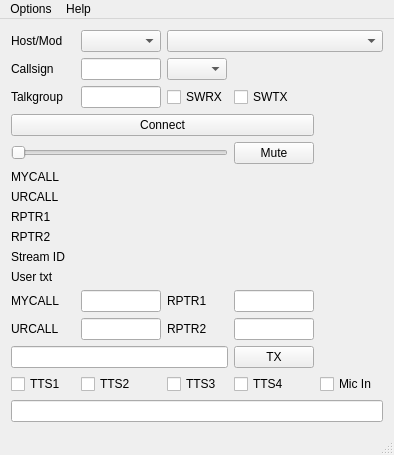
<?xml version="1.0" encoding="UTF-8"?>
<ui version="4.0">
 <class>DudeStar</class>
 <widget class="QMainWindow" name="DudeStar">
  <property name="geometry">
   <rect>
    <x>0</x>
    <y>0</y>
    <width>394</width>
    <height>451</height>
   </rect>
  </property>
  <property name="windowTitle">
   <string>DUDE-Star</string>
  </property>
  <property name="windowIcon">
   <iconset resource="dudestar.qrc">
    <normaloff>:/images/dstar.png</normaloff>:/images/dstar.png</iconset>
  </property>
  <widget class="QWidget" name="centralWidget">
   <layout class="QGridLayout" name="gridLayout_2">
    <item row="12" column="2">
     <widget class="QLabel" name="label_9">
      <property name="sizePolicy">
       <sizepolicy hsizetype="Preferred" vsizetype="Fixed">
        <horstretch>0</horstretch>
        <verstretch>0</verstretch>
       </sizepolicy>
      </property>
      <property name="maximumSize">
       <size>
        <width>80</width>
        <height>16777215</height>
       </size>
      </property>
      <property name="text">
       <string>RPTR1</string>
      </property>
     </widget>
    </item>
    <item row="11" column="1" colspan="2">
     <widget class="QLabel" name="usertxt">
      <property name="sizePolicy">
       <sizepolicy hsizetype="Preferred" vsizetype="Fixed">
        <horstretch>0</horstretch>
        <verstretch>0</verstretch>
       </sizepolicy>
      </property>
      <property name="text">
       <string/>
      </property>
     </widget>
    </item>
    <item row="6" column="1" colspan="2">
     <widget class="QLabel" name="mycall">
      <property name="sizePolicy">
       <sizepolicy hsizetype="Preferred" vsizetype="Fixed">
        <horstretch>0</horstretch>
        <verstretch>0</verstretch>
       </sizepolicy>
      </property>
      <property name="text">
       <string/>
      </property>
     </widget>
    </item>
    <item row="10" column="0">
     <widget class="QLabel" name="label_5">
      <property name="sizePolicy">
       <sizepolicy hsizetype="Preferred" vsizetype="Fixed">
        <horstretch>0</horstretch>
        <verstretch>0</verstretch>
       </sizepolicy>
      </property>
      <property name="maximumSize">
       <size>
        <width>80</width>
        <height>16777215</height>
       </size>
      </property>
      <property name="text">
       <string>Stream ID</string>
      </property>
     </widget>
    </item>
    <item row="14" column="0">
     <widget class="QLabel" name="label_7">
      <property name="sizePolicy">
       <sizepolicy hsizetype="Preferred" vsizetype="Fixed">
        <horstretch>0</horstretch>
        <verstretch>0</verstretch>
       </sizepolicy>
      </property>
      <property name="maximumSize">
       <size>
        <width>80</width>
        <height>16777215</height>
       </size>
      </property>
      <property name="text">
       <string>URCALL</string>
      </property>
     </widget>
    </item>
    <item row="10" column="1" colspan="2">
     <widget class="QLabel" name="streamid">
      <property name="sizePolicy">
       <sizepolicy hsizetype="Preferred" vsizetype="Fixed">
        <horstretch>0</horstretch>
        <verstretch>0</verstretch>
       </sizepolicy>
      </property>
      <property name="text">
       <string/>
      </property>
     </widget>
    </item>
    <item row="16" column="3">
     <widget class="QCheckBox" name="checkBoxSlt">
      <property name="text">
       <string>TTS4</string>
      </property>
     </widget>
    </item>
    <item row="16" column="0">
     <widget class="QCheckBox" name="checkBoxKal">
      <property name="text">
       <string>TTS1</string>
      </property>
     </widget>
    </item>
    <item row="15" column="0" colspan="3">
     <widget class="QLineEdit" name="usertxtEdit">
      <property name="sizePolicy">
       <sizepolicy hsizetype="Preferred" vsizetype="Fixed">
        <horstretch>0</horstretch>
        <verstretch>0</verstretch>
       </sizepolicy>
      </property>
     </widget>
    </item>
    <item row="2" column="0">
     <widget class="QLabel" name="label_callsign">
      <property name="sizePolicy">
       <sizepolicy hsizetype="Preferred" vsizetype="Fixed">
        <horstretch>0</horstretch>
        <verstretch>0</verstretch>
       </sizepolicy>
      </property>
      <property name="maximumSize">
       <size>
        <width>80</width>
        <height>16777215</height>
       </size>
      </property>
      <property name="text">
       <string>Callsign</string>
      </property>
     </widget>
    </item>
    <item row="15" column="3">
     <widget class="QPushButton" name="txButton">
      <property name="maximumSize">
       <size>
        <width>80</width>
        <height>16777215</height>
       </size>
      </property>
      <property name="text">
       <string>TX</string>
      </property>
     </widget>
    </item>
    <item row="16" column="1">
     <widget class="QCheckBox" name="checkBoxRms">
      <property name="text">
       <string>TTS2</string>
      </property>
     </widget>
    </item>
    <item row="14" column="3">
     <widget class="QLineEdit" name="rptr2Edit">
      <property name="sizePolicy">
       <sizepolicy hsizetype="Preferred" vsizetype="Fixed">
        <horstretch>0</horstretch>
        <verstretch>0</verstretch>
       </sizepolicy>
      </property>
      <property name="maximumSize">
       <size>
        <width>80</width>
        <height>16777215</height>
       </size>
      </property>
     </widget>
    </item>
    <item row="12" column="3">
     <widget class="QLineEdit" name="rptr1Edit">
      <property name="sizePolicy">
       <sizepolicy hsizetype="Preferred" vsizetype="Fixed">
        <horstretch>0</horstretch>
        <verstretch>0</verstretch>
       </sizepolicy>
      </property>
      <property name="maximumSize">
       <size>
        <width>80</width>
        <height>16777215</height>
       </size>
      </property>
     </widget>
    </item>
    <item row="17" column="0" colspan="5">
     <widget class="QLineEdit" name="TTSEdit">
      <property name="sizePolicy">
       <sizepolicy hsizetype="Preferred" vsizetype="Fixed">
        <horstretch>0</horstretch>
        <verstretch>0</verstretch>
       </sizepolicy>
      </property>
     </widget>
    </item>
    <item row="7" column="0">
     <widget class="QLabel" name="label_2">
      <property name="sizePolicy">
       <sizepolicy hsizetype="Preferred" vsizetype="Fixed">
        <horstretch>0</horstretch>
        <verstretch>0</verstretch>
       </sizepolicy>
      </property>
      <property name="maximumSize">
       <size>
        <width>80</width>
        <height>16777215</height>
       </size>
      </property>
      <property name="text">
       <string>URCALL</string>
      </property>
     </widget>
    </item>
    <item row="7" column="1" colspan="2">
     <widget class="QLabel" name="urcall">
      <property name="sizePolicy">
       <sizepolicy hsizetype="Preferred" vsizetype="Fixed">
        <horstretch>0</horstretch>
        <verstretch>0</verstretch>
       </sizepolicy>
      </property>
      <property name="text">
       <string/>
      </property>
     </widget>
    </item>
    <item row="0" column="0">
     <layout class="QGridLayout" name="gridLayout">
      <item row="1" column="0">
       <widget class="QLabel" name="label">
        <property name="sizePolicy">
         <sizepolicy hsizetype="Preferred" vsizetype="Fixed">
          <horstretch>0</horstretch>
          <verstretch>0</verstretch>
         </sizepolicy>
        </property>
        <property name="maximumSize">
         <size>
          <width>80</width>
          <height>16777215</height>
         </size>
        </property>
        <property name="text">
         <string>Host/Mod</string>
        </property>
       </widget>
      </item>
     </layout>
    </item>
    <item row="9" column="1" colspan="2">
     <widget class="QLabel" name="rptr2">
      <property name="sizePolicy">
       <sizepolicy hsizetype="Preferred" vsizetype="Fixed">
        <horstretch>0</horstretch>
        <verstretch>0</verstretch>
       </sizepolicy>
      </property>
      <property name="text">
       <string/>
      </property>
     </widget>
    </item>
    <item row="0" column="1">
     <widget class="QComboBox" name="modeCombo">
      <property name="sizePolicy">
       <sizepolicy hsizetype="Preferred" vsizetype="Fixed">
        <horstretch>0</horstretch>
        <verstretch>0</verstretch>
       </sizepolicy>
      </property>
      <property name="maximumSize">
       <size>
        <width>80</width>
        <height>16777215</height>
       </size>
      </property>
     </widget>
    </item>
    <item row="0" column="2" colspan="3">
     <widget class="QComboBox" name="hostCombo">
      <property name="sizePolicy">
       <sizepolicy hsizetype="Preferred" vsizetype="Fixed">
        <horstretch>0</horstretch>
        <verstretch>0</verstretch>
       </sizepolicy>
      </property>
     </widget>
    </item>
    <item row="8" column="1" colspan="2">
     <widget class="QLabel" name="rptr1">
      <property name="sizePolicy">
       <sizepolicy hsizetype="Preferred" vsizetype="Fixed">
        <horstretch>0</horstretch>
        <verstretch>0</verstretch>
       </sizepolicy>
      </property>
      <property name="text">
       <string/>
      </property>
     </widget>
    </item>
    <item row="3" column="1">
     <widget class="QLineEdit" name="dmrtgEdit">
      <property name="sizePolicy">
       <sizepolicy hsizetype="Preferred" vsizetype="Fixed">
        <horstretch>0</horstretch>
        <verstretch>0</verstretch>
       </sizepolicy>
      </property>
      <property name="maximumSize">
       <size>
        <width>80</width>
        <height>16777215</height>
       </size>
      </property>
     </widget>
    </item>
    <item row="14" column="1">
     <widget class="QLineEdit" name="urcallEdit">
      <property name="sizePolicy">
       <sizepolicy hsizetype="Preferred" vsizetype="Fixed">
        <horstretch>0</horstretch>
        <verstretch>0</verstretch>
       </sizepolicy>
      </property>
      <property name="maximumSize">
       <size>
        <width>80</width>
        <height>16777215</height>
       </size>
      </property>
     </widget>
    </item>
    <item row="9" column="0">
     <widget class="QLabel" name="label_4">
      <property name="sizePolicy">
       <sizepolicy hsizetype="Preferred" vsizetype="Fixed">
        <horstretch>0</horstretch>
        <verstretch>0</verstretch>
       </sizepolicy>
      </property>
      <property name="maximumSize">
       <size>
        <width>80</width>
        <height>16777215</height>
       </size>
      </property>
      <property name="text">
       <string>RPTR2</string>
      </property>
     </widget>
    </item>
    <item row="6" column="0">
     <widget class="QLabel" name="label_1">
      <property name="sizePolicy">
       <sizepolicy hsizetype="Preferred" vsizetype="Fixed">
        <horstretch>0</horstretch>
        <verstretch>0</verstretch>
       </sizepolicy>
      </property>
      <property name="maximumSize">
       <size>
        <width>80</width>
        <height>16777215</height>
       </size>
      </property>
      <property name="text">
       <string>MYCALL</string>
      </property>
     </widget>
    </item>
    <item row="8" column="0">
     <widget class="QLabel" name="label_3">
      <property name="sizePolicy">
       <sizepolicy hsizetype="Preferred" vsizetype="Fixed">
        <horstretch>0</horstretch>
        <verstretch>0</verstretch>
       </sizepolicy>
      </property>
      <property name="maximumSize">
       <size>
        <width>80</width>
        <height>16777215</height>
       </size>
      </property>
      <property name="text">
       <string>RPTR1</string>
      </property>
     </widget>
    </item>
    <item row="2" column="2">
     <widget class="QComboBox" name="comboMod">
      <property name="sizePolicy">
       <sizepolicy hsizetype="Preferred" vsizetype="Fixed">
        <horstretch>0</horstretch>
        <verstretch>0</verstretch>
       </sizepolicy>
      </property>
      <property name="maximumSize">
       <size>
        <width>60</width>
        <height>16777215</height>
       </size>
      </property>
     </widget>
    </item>
    <item row="14" column="2">
     <widget class="QLabel" name="label_11">
      <property name="sizePolicy">
       <sizepolicy hsizetype="Preferred" vsizetype="Fixed">
        <horstretch>0</horstretch>
        <verstretch>0</verstretch>
       </sizepolicy>
      </property>
      <property name="maximumSize">
       <size>
        <width>80</width>
        <height>16777215</height>
       </size>
      </property>
      <property name="text">
       <string>RPTR2</string>
      </property>
     </widget>
    </item>
    <item row="2" column="1">
     <widget class="QLineEdit" name="callsignEdit">
      <property name="sizePolicy">
       <sizepolicy hsizetype="Preferred" vsizetype="Fixed">
        <horstretch>0</horstretch>
        <verstretch>0</verstretch>
       </sizepolicy>
      </property>
      <property name="maximumSize">
       <size>
        <width>80</width>
        <height>16777215</height>
       </size>
      </property>
     </widget>
    </item>
    <item row="3" column="0">
     <widget class="QLabel" name="label_8">
      <property name="sizePolicy">
       <sizepolicy hsizetype="Preferred" vsizetype="Fixed">
        <horstretch>0</horstretch>
        <verstretch>0</verstretch>
       </sizepolicy>
      </property>
      <property name="maximumSize">
       <size>
        <width>80</width>
        <height>16777215</height>
       </size>
      </property>
      <property name="text">
       <string>Talkgroup</string>
      </property>
     </widget>
    </item>
    <item row="12" column="1">
     <widget class="QLineEdit" name="mycallEdit">
      <property name="sizePolicy">
       <sizepolicy hsizetype="Preferred" vsizetype="Fixed">
        <horstretch>0</horstretch>
        <verstretch>0</verstretch>
       </sizepolicy>
      </property>
      <property name="maximumSize">
       <size>
        <width>80</width>
        <height>16777215</height>
       </size>
      </property>
     </widget>
    </item>
    <item row="16" column="4">
     <widget class="QCheckBox" name="checkBoxTTSOff">
      <property name="text">
       <string>Mic In</string>
      </property>
     </widget>
    </item>
    <item row="4" column="0" colspan="4">
     <widget class="QPushButton" name="connectButton">
      <property name="sizePolicy">
       <sizepolicy hsizetype="Preferred" vsizetype="Fixed">
        <horstretch>0</horstretch>
        <verstretch>0</verstretch>
       </sizepolicy>
      </property>
      <property name="text">
       <string>Connect</string>
      </property>
     </widget>
    </item>
    <item row="12" column="0">
     <widget class="QLabel" name="label_10">
      <property name="sizePolicy">
       <sizepolicy hsizetype="Preferred" vsizetype="Fixed">
        <horstretch>0</horstretch>
        <verstretch>0</verstretch>
       </sizepolicy>
      </property>
      <property name="maximumSize">
       <size>
        <width>80</width>
        <height>16777215</height>
       </size>
      </property>
      <property name="text">
       <string>MYCALL</string>
      </property>
     </widget>
    </item>
    <item row="5" column="0" colspan="3">
     <widget class="QSlider" name="volumeSlider">
      <property name="orientation">
       <enum>Qt::Horizontal</enum>
      </property>
     </widget>
    </item>
    <item row="16" column="2">
     <widget class="QCheckBox" name="checkBoxAwb">
      <property name="text">
       <string>TTS3</string>
      </property>
     </widget>
    </item>
    <item row="11" column="0">
     <widget class="QLabel" name="label_6">
      <property name="sizePolicy">
       <sizepolicy hsizetype="Preferred" vsizetype="Fixed">
        <horstretch>0</horstretch>
        <verstretch>0</verstretch>
       </sizepolicy>
      </property>
      <property name="maximumSize">
       <size>
        <width>80</width>
        <height>16777215</height>
       </size>
      </property>
      <property name="text">
       <string>User txt</string>
      </property>
     </widget>
    </item>
    <item row="5" column="3">
     <widget class="QPushButton" name="muteButton">
      <property name="text">
       <string>Mute</string>
      </property>
     </widget>
    </item>
    <item row="3" column="2">
     <widget class="QCheckBox" name="checkBoxSWRX">
      <property name="sizePolicy">
       <sizepolicy hsizetype="Preferred" vsizetype="Fixed">
        <horstretch>0</horstretch>
        <verstretch>0</verstretch>
       </sizepolicy>
      </property>
      <property name="text">
       <string>SWRX</string>
      </property>
     </widget>
    </item>
    <item row="3" column="3">
     <widget class="QCheckBox" name="checkBoxSWTX">
      <property name="sizePolicy">
       <sizepolicy hsizetype="Preferred" vsizetype="Fixed">
        <horstretch>0</horstretch>
        <verstretch>0</verstretch>
       </sizepolicy>
      </property>
      <property name="text">
       <string>SWTX</string>
      </property>
     </widget>
    </item>
   </layout>
  </widget>
  <widget class="QMenuBar" name="menuBar">
   <property name="geometry">
    <rect>
     <x>0</x>
     <y>0</y>
     <width>394</width>
     <height>18</height>
    </rect>
   </property>
   <widget class="QMenu" name="menuHelp">
    <property name="title">
     <string>Help</string>
    </property>
    <addaction name="actionAbout"/>
   </widget>
   <widget class="QMenu" name="menuFile">
    <property name="title">
     <string>Options</string>
    </property>
    <addaction name="actionUpdate_DMR_IDs"/>
    <addaction name="actionUpdate_host_files"/>
    <addaction name="actionQuit"/>
   </widget>
   <addaction name="menuFile"/>
   <addaction name="menuHelp"/>
  </widget>
  <widget class="QStatusBar" name="statusBar"/>
  <action name="actionAbout">
   <property name="text">
    <string>About</string>
   </property>
  </action>
  <action name="actionQuit">
   <property name="text">
    <string>Quit</string>
   </property>
  </action>
  <action name="actionUpdate_DMR_IDs">
   <property name="text">
    <string>Update DMR IDs</string>
   </property>
  </action>
  <action name="actionUpdate_host_files">
   <property name="text">
    <string>Update host files</string>
   </property>
  </action>
 </widget>
 <layoutdefault spacing="6" margin="11"/>
 <resources>
  <include location="dudestar.qrc"/>
 </resources>
 <connections/>
</ui>
